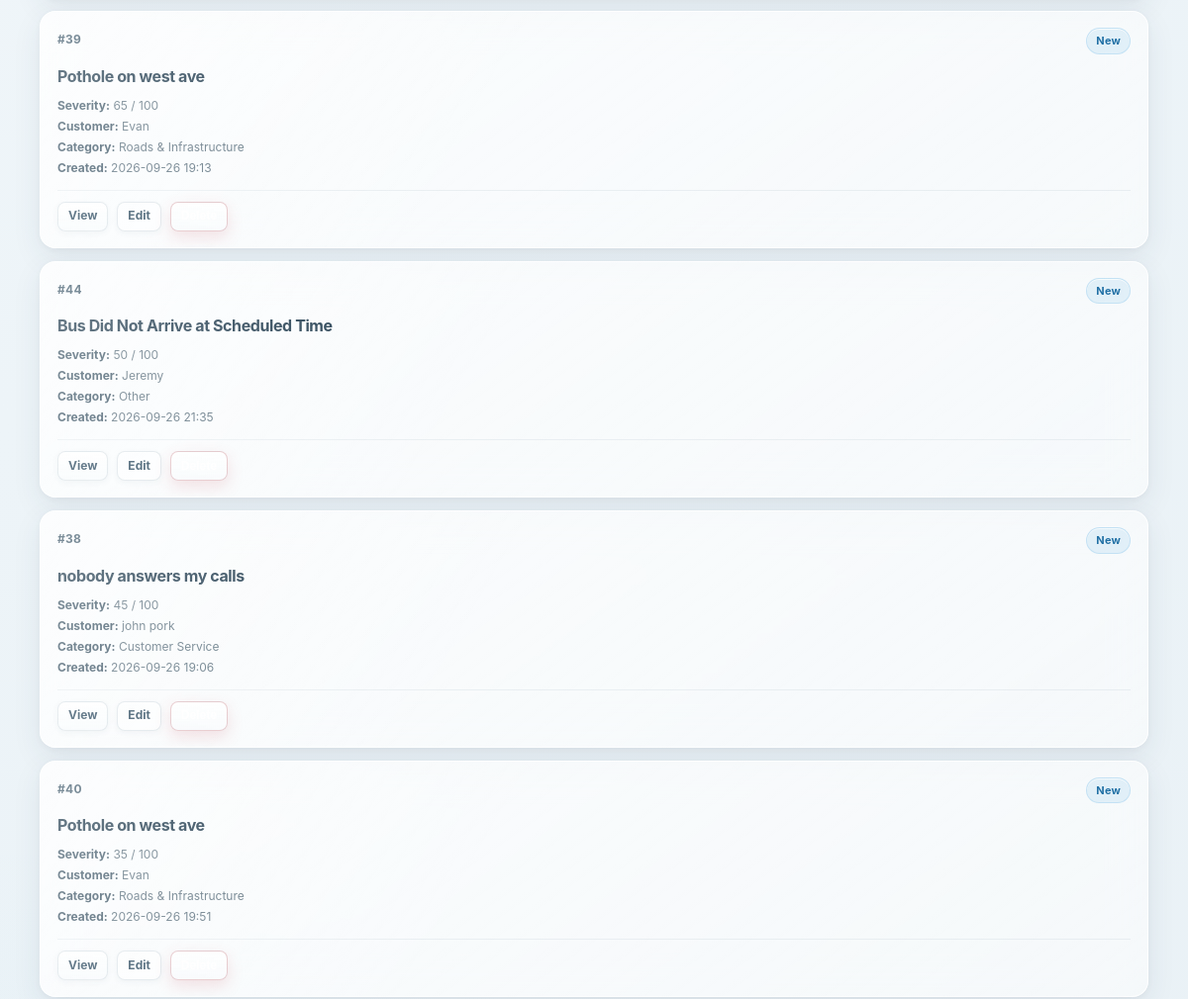
The app's page /admin/dashboard (signed in, middle part), older data.
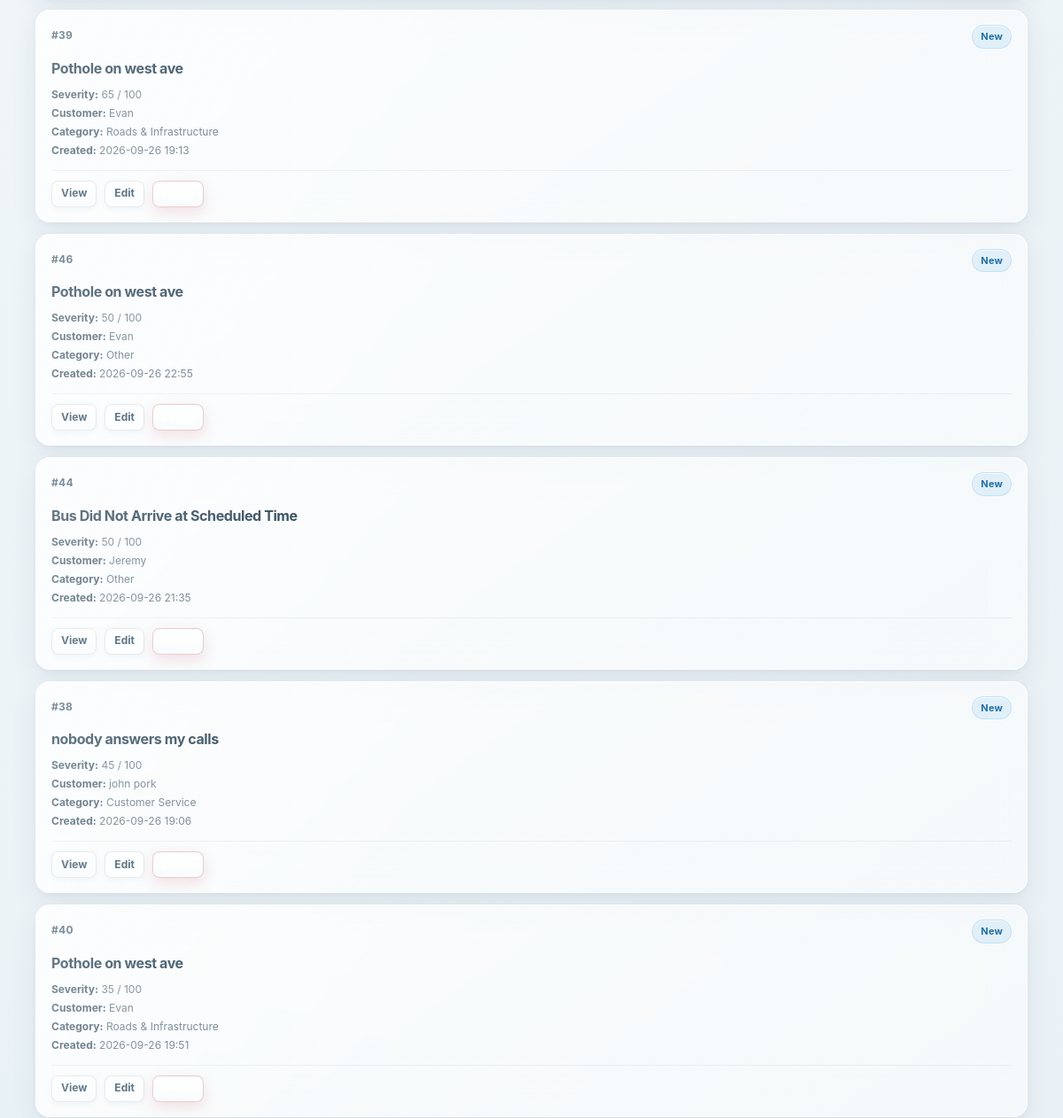
The same page, newer data.
### tables this page shows
CREATE TABLE complaints (
    id INTEGER PRIMARY KEY AUTOINCREMENT,
    customer_name TEXT NOT NULL,
    customer_email TEXT,
    subject TEXT NOT NULL,
    description TEXT NOT NULL,
    status TEXT NOT NULL DEFAULT 'New',
    category TEXT NOT NULL DEFAULT 'Other',
    urgency TEXT NOT NULL DEFAULT 'Not assessed',
    regulatory_risk TEXT NOT NULL DEFAULT 'Not assessed',
    assigned_queue TEXT NOT NULL DEFAULT 'Unassigned',
    created_at TEXT NOT NULL DEFAULT CURRENT_TIMESTAMP,
    updated_at TEXT NOT NULL DEFAULT CURRENT_TIMESTAMP
, severity INTEGER DEFAULT 0, ai_summary TEXT DEFAULT '');

### server.py (the view)
@app.route("/admin/dashboard")
def index():
    if not session.get("is_admin"):
        return redirect(url_for("login"))
    db = get_db()
    status = request.args.get("status", "").strip()
    category = request.args.get("category", "").strip()
    query = "SELECT * FROM complaints WHERE 1=1"
    params = []
    if status:
        query += " AND status = ?"
        params.append(status)
    if category:
        query += " AND category = ?"
        params.append(category)
    query += " ORDER BY severity DESC, created_at DESC"
    complaints = db.execute(query, params).fetchall()
    db.close()
    return render_template(
        "complaints.html",
        complaints=complaints,
        selected_status=status,
        selected_category=category
    )

### server.py (called while the page is built)
def get_db():
    db = sqlite3.connect(DATABASE)
    db.row_factory = sqlite3.Row
    return db

@app.template_filter("datetime")
def format_datetime(value):
    if not value:
        return ""
    try:
        return datetime.fromisoformat(value).strftime("%Y-%m-%d %H:%M")
    except (ValueError, TypeError):
        return value

### templates/complaints.html (shortened to what this page needs)
{% extends "base.html" %}
{% block content %}
{% if complaints %}
<div class="complaint-list">
    {% for complaint in complaints %}
    <div class="complaint-card">
        <div class="complaint-card-header">
            <span class="complaint-id">#{{ complaint["id"] }}</span>
            <span class="status status-{{ complaint["status"]|lower|replace(" ", "-") }}">
                {{ complaint["status"] }}
            </span>
        </div>
        <h3><a href="{{ url_for('view_complaint', complaint_id=complaint['id']) }}">{{ complaint["subject"] }}</a></h3>
        <div class="complaint-meta">
            <strong>Severity:</strong> {{ complaint["severity"] }} / 100
        </div>
        <div class="complaint-meta">
            <strong>Customer:</strong> {{ complaint["customer_name"] }}
        </div>
        <div class="complaint-meta">
            <strong>Category:</strong> {{ complaint["category"] }}
        </div>
        <div class="complaint-meta">
            <strong>Created:</strong> {{ complaint["created_at"]|datetime }}
        </div>
        <div class="card-actions">
            <a class="button small" href="{{ url_for('view_complaint', complaint_id=complaint['id']) }}">View</a>
            <a class="button small secondary" href="{{ url_for('edit_complaint', complaint_id=complaint['id']) }}">Edit</a>
            <form method="post" action="{{ url_for('delete_complaint', complaint_id=complaint['id']) }}" style="display:inline;">
                <input class="button small danger" type="submit" value="Delete" onclick="return confirm('Delete this inquiry permanently?');">
            </form>
        </div>
    </div>
    {% endfor %}
</div>
{% else %}
<div class="empty-state">
    <h3>No inquiries found</h3>
    <p>Try changing the filters or create a new inquiry.</p>
</div>
{% endif %}
{% endblock %}

Row changes from the older to the newer data that the page shows:
added complaints: id "46", status "New", subject "Pothole on west ave", severity "50", customer_name "Evan", category "Other", created_at "2026-09-26 22:55"
